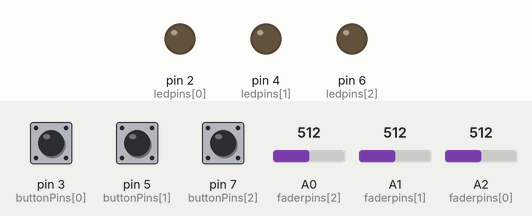
Simulated run of this sketch. Board: Arduino Leonardo, built with avr-gcc and run on an emulated ATmega32U4. On the bench: output pins drawn as LEDs (lit = HIGH). Dashed ring = blinking. Inputs (shaded band) come from the test bench; at power-on: pin 3 (buttonPins[0]) HIGH, pin 5 (buttonPins[1]) HIGH, pin 7 (buttonPins[2]) HIGH, A0 (faderpins[2]) = 512, A1 (faderpins[1]) = 512, A2 (faderpins[0]) = 512. What the sketch prints to the serial monitor is not drawn.

Above: at 1.2 s.
1.3 s: pin 3 (buttonPins[0]) pulled LOW for 1 s
At 1.42 s:
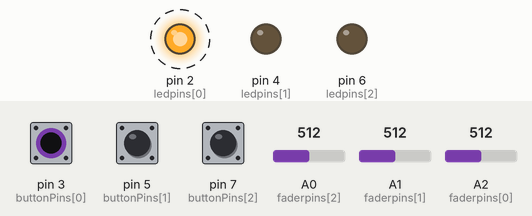
3.8 s: pin 5 (buttonPins[1]) pulled LOW for 3.2 s
At 8.0 s:
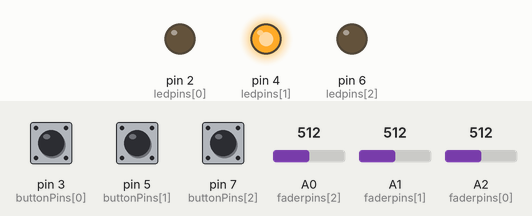
8.5 s: pin 7 (buttonPins[2]) pulled LOW for 0.15 s
At 8.8 s:
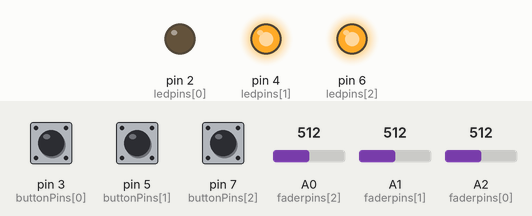
10.1 s: pin 3 (buttonPins[0]) pulled LOW for 0.15 s
At 11.2 s:
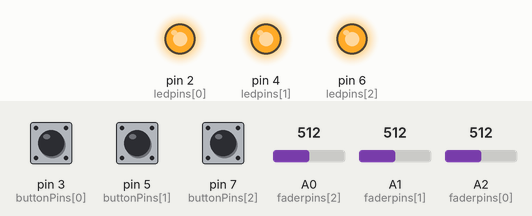
11.7 s: pin 5 (buttonPins[1]) pulled LOW for 0.15 s
At 12.4 s:
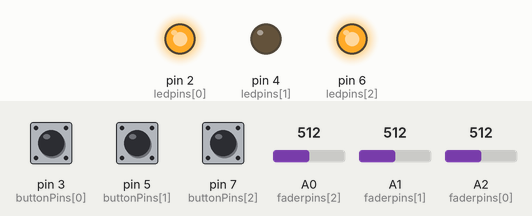
13.3 s: pin 3 (buttonPins[0]) pulled LOW for 0.15 s
At 13.6 s:
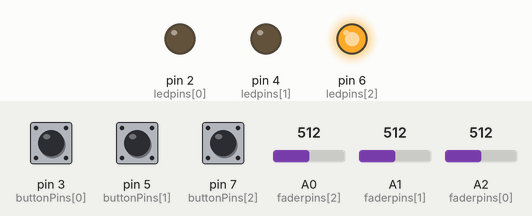
Timing chart, 0 to 15.9 s (numbered marks = the images above; inputs shaded):
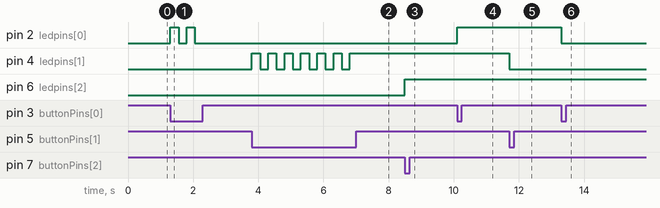

Measured:
- after the input at 1.3 s, pin 2 (ledpins[0]): alternates HIGH for 0.25 s and LOW for 0.25 s, 4 changes in all, then stays LOW, starting at once
- after the input at 3.8 s, pin 4 (ledpins[1]): alternates HIGH for 0.25 s and LOW for 0.25 s, 13 changes in all, then stays HIGH, starting at once
- after the input at 8.5 s, pin 6 (ledpins[2]): LOW → HIGH at once
- after the input at 10.1 s, pin 2 (ledpins[0]): LOW → HIGH at once
- after the input at 11.7 s, pin 4 (ledpins[1]): HIGH → LOW at once
- after the input at 13.3 s, pin 2 (ledpins[0]): HIGH → LOW at once

The sketch:

volctl.ino
```cpp
#include "MIDIUSB.h"

// Connection Baud Rate
#define SERIAL_RATE 115200

//MIDI channel to use
#define MIDI_CHANNEL 0
//CC slots 14-31 are recognized as assignable controls by MIDI standard
#define MIDI_CC_START 14
//total channels
#define MIDI_CHANNELS 3
//minimum change
#define MIN_CHANGE 1

//DEFINE THE PINS TO USE
byte faderpins[] = {A2, A1, A0};
byte ledpins[] = {2, 4, 6};
byte buttonPins[] = {3, 5, 7};

#define PRESS_DELAY 250;

long lastPushTime[MIDI_CHANNELS];
bool ledState[MIDI_CHANNELS];

bool mutestate[MIDI_CHANNELS];
byte midiValue[MIDI_CHANNELS];

unsigned long currentMillis;

void setup() {
    Serial.begin(SERIAL_RATE);

    //set pin modes

    for(byte led : ledpins)
    {
        pinMode(led, OUTPUT);
    }

    for(byte button : buttonPins)
    {
        pinMode(button, INPUT_PULLUP);
    }

}

void muteOn(byte channel, byte pitch, byte velocity) {
    midiEventPacket_t noteOn = {0x09, 0x90 | channel, pitch, velocity};
    MidiUSB.sendMIDI(noteOn);
}

void muteOff(byte channel, byte pitch, byte velocity) {
    midiEventPacket_t noteOff = {0x08, 0x80 | channel, pitch, velocity};
    MidiUSB.sendMIDI(noteOff);
}

void faderChange(byte channel, byte control, byte value) {
    midiEventPacket_t event = {0x0B, 0xB0 | channel, control, value};
    MidiUSB.sendMIDI(event);
    MidiUSB.flush();
}

byte getFaderMidiVal(int faderVal)
{
    int midival = (faderVal / 1024.0) * 128;
    return midival;
}

void loop() {

    currentMillis = millis();

    for (byte channel = 0; channel < MIDI_CHANNELS; channel++)
    // for(byte fader : faderpins)
    {
        byte newval = getFaderMidiVal(analogRead(faderpins[channel]));
        // if (abs(midiValue[channel] - newval) > MIN_CHANGE)
        if (midiValue[channel] != newval)
        {
            midiValue[channel] = newval;
            Serial.println(newval);
            faderChange(MIDI_CHANNEL, MIDI_CC_START + channel, newval);
        }

        if (!digitalRead(buttonPins[channel]) && lastPushTime[channel] < currentMillis) {
            lastPushTime[channel] = currentMillis + PRESS_DELAY;
            // turn LED on:
            ledState[channel] = !ledState[channel];
            faderChange(MIDI_CHANNEL, MIDI_CC_START + channel + MIDI_CHANNELS, 127);
            digitalWrite(ledpins[channel], ledState[channel]);
        }

    }
}
```
